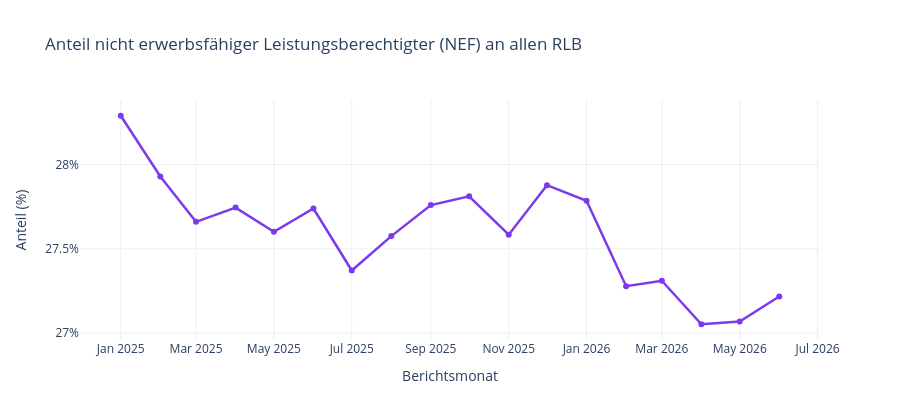

The notebook cell this image was saved under:
### Markdown cell above
## 2. NEF-Anteil an den Regelleistungsberechtigten

Welchen Anteil an allen Regelleistungsberechtigten haben die nicht erwerbsfähigen
Leistungsberechtigten (im Wesentlichen Kinder unter 15 Jahren in der Bedarfsgemeinschaft)?

### Code cell
nef_anteil = (wide["nef"] / wide["rlb"] * 100)

fig = go.Figure()
fig.add_trace(go.Scatter(
    x=wide.index.to_timestamp(), y=nef_anteil, mode="lines+markers",
    line=dict(color="#7c3aed", width=2.5), name="NEF-Anteil an RLB",
))
fig.update_layout(
    title="Anteil nicht erwerbsfähiger Leistungsberechtigter (NEF) an allen RLB",
    xaxis_title="Berichtsmonat", yaxis_title="Anteil (%)", yaxis_ticksuffix="%",
    template="plotly_white", height=420,
)
fig

### Figure 1 — Plotly figure (JSON) as saved in the notebook; plotly's stock layout.template omitted (floating-point values rounded to 4 significant figures)
{"data": [{"line": {"color": "#7c3aed", "width": 2.5}, "mode": "lines+markers", "name": "NEF-Anteil an RLB", "type": "scatter", "x": ["2025-01-01T00:00:00", "2025-02-01T00:00:00", "2025-03-01T00:00:00", "2025-04-01T00:00:00", "2025-05-01T00:00:00", "2025-06-01T00:00:00", "2025-07-01T00:00:00", "2025-08-01T00:00:00", "2025-09-01T00:00:00", "2025-10-01T00:00:00", "2025-11-01T00:00:00", "2025-12-01T00:00:00", "2026-01-01T00:00:00", "2026-02-01T00:00:00", "2026-03-01T00:00:00", "2026-04-01T00:00:00", "2026-05-01T00:00:00", "2026-06-01T00:00:00"], "y": [28.29, 27.93, 27.66, 27.74, 27.6, 27.74, 27.37, 27.58, 27.76, 27.81, 27.58, 27.88, 27.79, 27.28, 27.31, 27.05, 27.07, 27.22]}], "layout": {"height": 420, "title": {"text": "Anteil nicht erwerbsfähiger Leistungsberechtigter (NEF) an allen RLB"}, "xaxis": {"title": {"text": "Berichtsmonat"}}, "yaxis": {"ticksuffix": "%", "title": {"text": "Anteil (%)"}}}}
